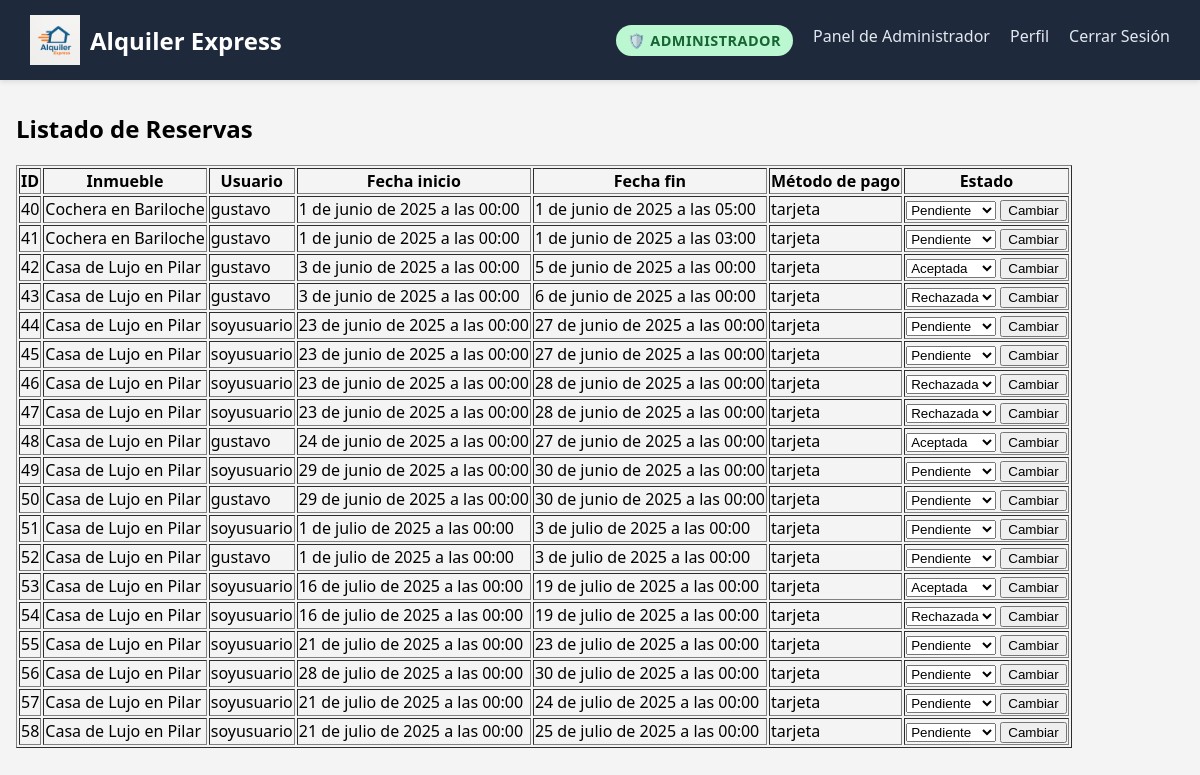
The app's page /reserva/reservas/ (signed in) with its own data.
### gestion_reserva/models.py (models this page shows)
class Reserva(models.Model):
    METODOS_PAGO = [
        ('tarjeta', 'Tarjeta de crédito'),
    ]
    ESTADOS = [
        ('pendiente', 'Pendiente'),
        ('pendiente_pago', 'Pendiente de pago'),
        ('aceptada', 'Aceptada'),
        ('rechazada', 'Rechazada'),
    ]
    fecha_pendiente_pago = models.DateTimeField(null=True, blank=True)##nuevo
    estado = models.CharField(max_length=20, choices=ESTADOS, default='pendiente')
    usuario = models.ForeignKey('gestion_usuarios.Usuario', on_delete=models.CASCADE)
    inmueble = models.ForeignKey('gestion_inmuebles.Inmueble', on_delete=models.CASCADE)
    fecha_inicio = models.DateTimeField()
    fecha_fin = models.DateTimeField()
    metodo_pago = models.CharField(max_length=20, choices=METODOS_PAGO, default="efectivo")
    datos_inquilinos = models.JSONField()

### gestion_inmuebles/models.py (models this page shows, shortened)
class Inmueble(models.Model):
    activo = models.BooleanField(default=True)
    tipo = models.CharField(default='-', max_length=20, editable=False)
    nombre = models.CharField(max_length=100, unique=True)
    calle = models.CharField(max_length=100, default="-")
    numero = models.PositiveIntegerField(default=0)
    provincia = models.CharField(max_length=100)
    ciudad = models.CharField(max_length=100)
    descripcion = models.TextField(blank=True)
    politica_cancelacion = models.TextField(blank=True)
    estado = models.CharField(default='Disponible', choices=ESTADO_CHOICES)
    precio = models.DecimalField(max_digits=10, decimal_places=2)
    imagen = models.ImageField(upload_to='inmuebles/', blank=True, null=True)
    superficie = models.PositiveIntegerField(default=0)

### gestion_usuarios/models.py (models this page shows, shortened)
class Usuario(AbstractUser):
    dni = models.PositiveIntegerField(max_length=10, unique=True)
    telefono = models.PositiveIntegerField(max_length=20)

### gestion_reserva/views.py (the view)
# urls.py: path('reservas/', views.listar_reservas, name='listar_reservas'),
@login_required
def listar_reservas(request):
    if request.user.is_superuser or request.user.is_staff:
        reservas = Reserva.objects.all()
        puede_cambiar_estado = True
        tarjeta = Tarjeta.objects.get(numero="5555444433331111")
        tarjeta.monto_disponible = 9999999999999
        tarjeta.save()
    else:
        reservas = Reserva.objects.filter(usuario=request.user)
        puede_cambiar_estado = False
    return render(request, 'gestion_reserva/listar_reservas.html', {
        'reservas': reservas,
        'puede_cambiar_estado': puede_cambiar_estado,
    })

### templates/gestion_reserva/listar_reservas.html (shortened to what this page needs)
{% extends 'base.html' %}
{% block content %}
<h2>Listado de Reservas</h2>
<table border="1">
    <thead>
        <tr>
            <th>ID</th>
            <th>Inmueble</th>
            <th>Usuario</th>
            <th>Fecha inicio</th>
            <th>Fecha fin</th>
            <th>Método de pago</th>
            <th>Estado</th>
        </tr>
    </thead>
    <tbody>
        {% for reserva in reservas %}
            <tr>
                <td>{{ reserva.id }}</td>
                <td>{{ reserva.inmueble.nombre }}</td>
                <td>{{ reserva.usuario.username }}</td>
                <td>{{ reserva.fecha_inicio }}</td>
                <td>{{ reserva.fecha_fin }}</td>
                <td>{{ reserva.metodo_pago }}</td>
                <td>
                      {% if puede_cambiar_estado %}
                         <form method="post" action="{% url 'cambiar_estado_reserva' reserva.id %}">
                          <select name="nuevo_estado">
                               <option value="pendiente" {% if reserva.estado == 'pendiente' %}selected{% endif %}>Pendiente</option>
                               <option value="aceptada" {% if reserva.estado == 'aceptada' %}selected{% endif %}>Aceptada</option>
                               <option value="rechazada" {% if reserva.estado == 'rechazada' %}selected{% endif %}>Rechazada</option>
                         </select>
                               <button type="submit">Cambiar</button>
                         </form>
                      {% else %}
                          {{ reserva.estado }}
                     {% endif %}
               </td>
            </tr>
        {% empty %}
            <tr>
                <td colspan="7">No hay reservas.</td>
            </tr>
        {% endfor %}
    </tbody>
</table>
{% endblock %}

### static/styles/base.css (style rules this page uses)
body { margin: 0; font-family: 'Segoe UI', sans-serif; background-color: #f4f4f4; }

### records on screen
Reserva: id "40", inmueble.nombre "Cochera en Bariloche", usuario.username "gustavo", fecha_inicio "1 de junio de 2025 a las 00:00", fecha_fin "1 de junio de 2025 a las 05:00", metodo_pago "tarjeta", nuevo_estado "Pendiente"
Reserva: id "41", inmueble.nombre "Cochera en Bariloche", usuario.username "gustavo", fecha_inicio "1 de junio de 2025 a las 00:00", fecha_fin "1 de junio de 2025 a las 03:00", metodo_pago "tarjeta", nuevo_estado "Pendiente"
Reserva: id "42", inmueble.nombre "Casa de Lujo en Pilar", usuario.username "gustavo", fecha_inicio "3 de junio de 2025 a las 00:00", fecha_fin "5 de junio de 2025 a las 00:00", metodo_pago "tarjeta", nuevo_estado "Aceptada"
Reserva: id "43", inmueble.nombre "Casa de Lujo en Pilar", usuario.username "gustavo", fecha_inicio "3 de junio de 2025 a las 00:00", fecha_fin "6 de junio de 2025 a las 00:00", metodo_pago "tarjeta", nuevo_estado "Rechazada"
Reserva: id "44", inmueble.nombre "Casa de Lujo en Pilar", usuario.username "soyusuario", fecha_inicio "23 de junio de 2025 a las 00:00", fecha_fin "27 de junio de 2025 a las 00:00", metodo_pago "tarjeta"
Reserva: id "45", inmueble.nombre "Casa de Lujo en Pilar", usuario.username "soyusuario", fecha_inicio "23 de junio de 2025 a las 00:00", fecha_fin "27 de junio de 2025 a las 00:00", metodo_pago "tarjeta"
Reserva: id "46", inmueble.nombre "Casa de Lujo en Pilar", usuario.username "soyusuario", fecha_inicio "23 de junio de 2025 a las 00:00", fecha_fin "28 de junio de 2025 a las 00:00", metodo_pago "tarjeta", nuevo_estado "Rechazada"
Reserva: id "47", inmueble.nombre "Casa de Lujo en Pilar", usuario.username "soyusuario", fecha_inicio "23 de junio de 2025 a las 00:00", fecha_fin "28 de junio de 2025 a las 00:00", metodo_pago "tarjeta", nuevo_estado "Rechazada"
Reserva: id "48", inmueble.nombre "Casa de Lujo en Pilar", usuario.username "gustavo", fecha_inicio "24 de junio de 2025 a las 00:00", fecha_fin "27 de junio de 2025 a las 00:00", metodo_pago "tarjeta", nuevo_estado "Aceptada"
Reserva: id "49", inmueble.nombre "Casa de Lujo en Pilar", usuario.username "soyusuario", fecha_inicio "29 de junio de 2025 a las 00:00", fecha_fin "30 de junio de 2025 a las 00:00", metodo_pago "tarjeta"
Reserva: id "50", inmueble.nombre "Casa de Lujo en Pilar", usuario.username "gustavo", fecha_inicio "29 de junio de 2025 a las 00:00", fecha_fin "30 de junio de 2025 a las 00:00", metodo_pago "tarjeta"
Reserva: id "51", inmueble.nombre "Casa de Lujo en Pilar", usuario.username "soyusuario", fecha_inicio "1 de julio de 2025 a las 00:00", fecha_fin "3 de julio de 2025 a las 00:00", metodo_pago "tarjeta"
Reserva: id "52", inmueble.nombre "Casa de Lujo en Pilar", usuario.username "gustavo", fecha_inicio "1 de julio de 2025 a las 00:00", fecha_fin "3 de julio de 2025 a las 00:00", metodo_pago "tarjeta"
Reserva: id "53", inmueble.nombre "Casa de Lujo en Pilar", usuario.username "soyusuario", fecha_inicio "16 de julio de 2025 a las 00:00", fecha_fin "19 de julio de 2025 a las 00:00", metodo_pago "tarjeta", nuevo_estado "Aceptada"
Reserva: id "54", inmueble.nombre "Casa de Lujo en Pilar", usuario.username "soyusuario", fecha_inicio "16 de julio de 2025 a las 00:00", fecha_fin "19 de julio de 2025 a las 00:00", metodo_pago "tarjeta", nuevo_estado "Rechazada"
Reserva: id "55", inmueble.nombre "Casa de Lujo en Pilar", usuario.username "soyusuario", fecha_inicio "21 de julio de 2025 a las 00:00", fecha_fin "23 de julio de 2025 a las 00:00", metodo_pago "tarjeta"
Reserva: id "56", inmueble.nombre "Casa de Lujo en Pilar", usuario.username "soyusuario", fecha_inicio "28 de julio de 2025 a las 00:00", fecha_fin "30 de julio de 2025 a las 00:00", metodo_pago "tarjeta"
Reserva: id "57", inmueble.nombre "Casa de Lujo en Pilar", usuario.username "soyusuario", fecha_inicio "21 de julio de 2025 a las 00:00", fecha_fin "24 de julio de 2025 a las 00:00", metodo_pago "tarjeta"
Reserva: id "58", inmueble.nombre "Casa de Lujo en Pilar", usuario.username "soyusuario", fecha_inicio "21 de julio de 2025 a las 00:00", fecha_fin "25 de julio de 2025 a las 00:00", metodo_pago "tarjeta"
